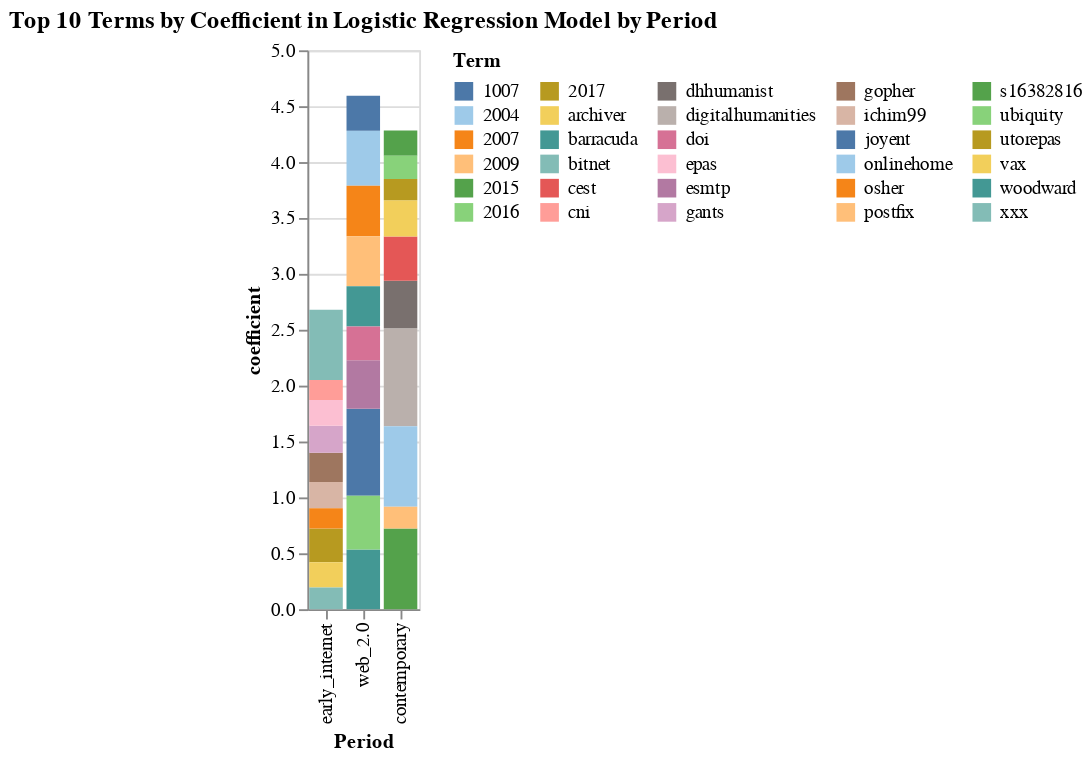

Notebook source saved alongside this figure:
### Code cell
# visualize top terms
top_terms['period'] = top_terms['period'].astype(str)
selection = alt.selection_point(fields=['term'], bind='legend')

# Define the sort order for the periods
period_order = ['early_internet', 'web_2.0', 'contemporary']

chart = alt.Chart(top_terms).mark_bar().encode(
    x=alt.X('period', sort=['early_internet', 'web_2.0', 'contemporary'], axis=alt.Axis(title='Period')),
    y=alt.Y('coefficient:Q'),  # Sort terms by score in descending order
    color=alt.Color('term', legend=alt.Legend(title='Term', orient='right', symbolLimit=len(top_terms['term'].unique()), columns=5), scale=alt.Scale(scheme='tableau20')),
    tooltip=['term', 'coefficient', 'period'],
    opacity=alt.condition(selection, alt.value(1), alt.value(0.2))
).add_params(selection).properties(
    title='Top 10 Terms by Coefficient in Logistic Regression Model by Period'
)
chart

### Figure 1 — Vega-Lite specification as saved in the notebook (floating-point values rounded to 4 significant figures)
{"config": {"view": {"continuousWidth": 300, "continuousHeight": 300}}, "data": {"name": "data-6bfe51d65da8b093df197005205485ad"}, "mark": {"type": "bar"}, "encoding": {"color": {"field": "term", "legend": {"columns": 5, "orient": "right", "symbolLimit": 30, "title": "Term"}, "scale": {"scheme": "tableau20"}, "type": "nominal"}, "opacity": {"condition": {"param": "param_3", "value": 1}, "value": 0.2}, "tooltip": [{"field": "term", "type": "nominal"}, {"field": "coefficient", "type": "quantitative"}, {"field": "period", "type": "nominal"}], "x": {"axis": {"title": "Period"}, "field": "period", "sort": ["early_internet", "web_2.0", "contemporary"], "type": "nominal"}, "y": {"field": "coefficient", "type": "quantitative"}}, "params": [{"name": "param_3", "select": {"type": "point", "fields": ["term"]}, "bind": "legend"}], "title": "Top 10 Terms by Coefficient in Logistic Regression Model by Period", "$schema": "https://vega.github.io/schema/vega-lite/v5.16.3.json", "datasets": {"data-6bfe51d65da8b093df197005205485ad": [{"term": "digitalhumanities", "period": "contemporary", "coefficient": 0.8766}, {"term": "joyent", "period": "web_2.0", "coefficient": 0.7785}, {"term": "s16382816", "period": "contemporary", "coefficient": 0.7222}, {"term": "onlinehome", "period": "contemporary", "coefficient": 0.7222}, {"term": "bitnet", "period": "early_internet", "coefficient": 0.627}, {"term": "woodward", "period": "web_2.0", "coefficient": 0.5331}, {"term": "2004", "period": "web_2.0", "coefficient": 0.492}, {"term": "ubiquity", "period": "web_2.0", "coefficient": 0.4812}, {"term": "2007", "period": "web_2.0", "coefficient": 0.4517}, {"term": "2009", "period": "web_2.0", "coefficient": 0.446}, {"term": "esmtp", "period": "web_2.0", "coefficient": 0.4343}, {"term": "dhhumanist", "period": "contemporary", "coefficient": 0.423}, {"term": "cest", "period": "contemporary", "coefficient": 0.3971}, {"term": "barracuda", "period": "web_2.0", "coefficient": 0.3603}, {"term": "archiver", "period": "contemporary", "coefficient": 0.3231}, {"term": "1007", "period": "web_2.0", "coefficient": 0.3137}, {"term": "doi", "period": "web_2.0", "coefficient": 0.3026}, {"term": "utorepas", "period": "early_internet", "coefficient": 0.3005}, {"term": "gopher", "period": "early_internet", "coefficient": 0.2613}, {"term": "gants", "period": "early_internet", "coefficient": 0.2405}, {"term": "ichim99", "period": "early_internet", "coefficient": 0.2359}, {"term": "epas", "period": "early_internet", "coefficient": 0.2322}, {"term": "2015", "period": "contemporary", "coefficient": 0.2273}, {"term": "vax", "period": "early_internet", "coefficient": 0.2252}, {"term": "2016", "period": "contemporary", "coefficient": 0.2071}, {"term": "xxx", "period": "early_internet", "coefficient": 0.1951}, {"term": "postfix", "period": "contemporary", "coefficient": 0.1933}, {"term": "2017", "period": "contemporary", "coefficient": 0.1915}, {"term": "osher", "period": "early_internet", "coefficient": 0.1817}, {"term": "cni", "period": "early_internet", "coefficient": 0.1787}]}}
